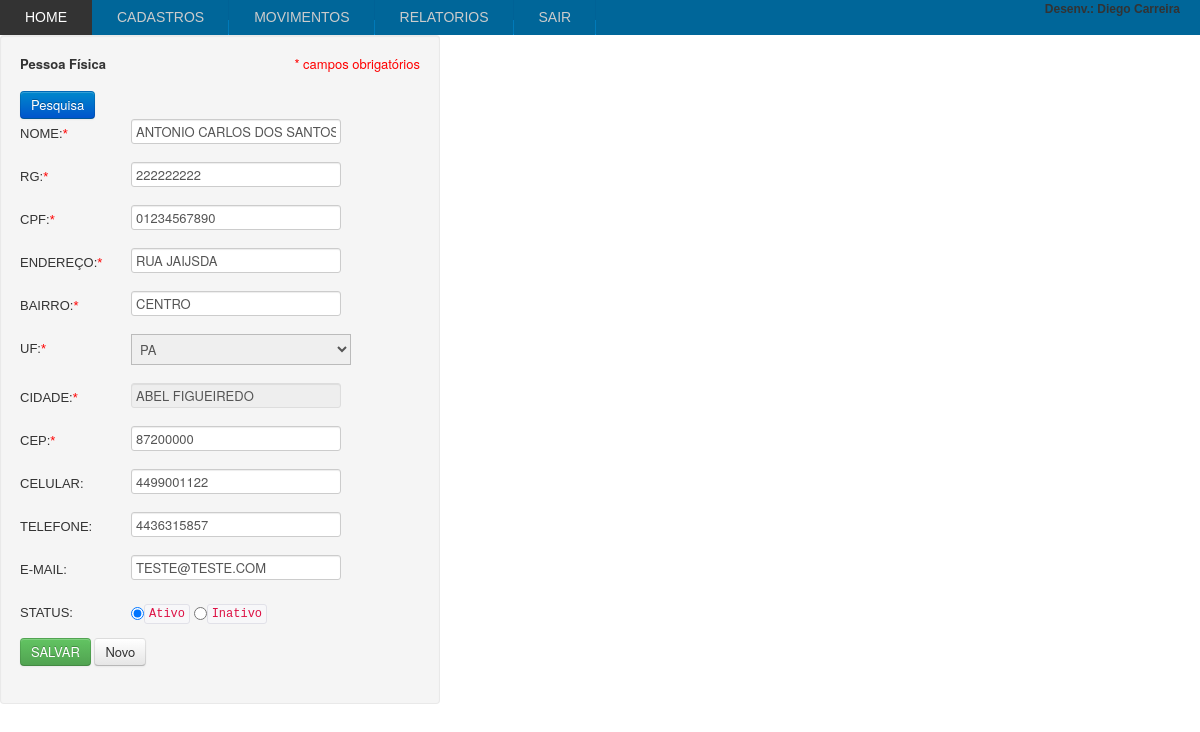
The page /cadastraClienteF.php?id=2 (signed in) on the database its author committed.
### tables this page shows
Create table clifor (
	idclifor Int NOT NULL AUTO_INCREMENT,
	uf Int NOT NULL,
	cidade Int NOT NULL,
	nome Varchar(40),
	ierg Varchar(10),
	cnpjcpf Varchar(15),
	tipo Char(1),
	endereco Varchar(40),
	bairro Varchar(30),
	cep Bigint,
	telefone Bigint,
	celular Bigint,
	email Varchar(30),
	status enum('1','2') NOT NULL default '1',
	razsoc Varchar(40),
	fantasia Varchar(40),
 Primary Key (idclifor));

Create table cidade (
	idcid Int NOT NULL AUTO_INCREMENT,
	nome Varchar(100),
	uf Int NOT NULL,
 Primary Key (idcid));

Create table uf (
	iduf Int NOT NULL AUTO_INCREMENT,
	sigla Char(2),
	descricao Varchar(30),
 Primary Key (iduf));

### cadastraClienteF.php (the view, shortened to what this page needs)
<?php error_reporting(E_ERROR | E_PARSE);
	$nome = '';
	$rg = '';
	$cpf = '';
	$endereco = '';
	$bairro = '';
	$uf = '';
	$nome_cidade = '';
	$cep = '';
	$celular = '';
	$telefone = '';
	$email = '';
	if (isset($_GET['id']) ) {
		$id = (int) $_GET['id'];
		$sql = "select * from clifor where idclifor = '$id'";
		$resultado = mysql_query($sql);
		$linha = mysql_fetch_array($resultado);
		$nome = $linha['nome'];
		$rg = $linha['ierg'];
		$cpf = $linha['cnpjcpf'];
		$endereco = $linha['endereco'];
		$bairro = $linha['bairro'];
		$uf = $linha['uf'];
		$cidade = $linha['cidade'];
		$cep = $linha['cep'];
		$celular = $linha['celular'];
		$telefone = $linha['telefone'];
		$email = $linha['email'];
		$sql_cidade = "select cidade.nome, cidade.idcid, uf.sigla, uf.iduf from cidade,uf
		where cidade.idcid = '$cidade' and uf.iduf = '$uf'" ;
			$resultado_cidade = mysql_query($sql_cidade);
			$linha_cidade = mysql_fetch_array($resultado_cidade);
			 $uf = $linha_cidade['iduf'];
			 $sigla = $linha_cidade['sigla'];
			 $nome_cidade = $linha_cidade['nome'];
	}
			?>
<!DOCTYPE html PUBLIC "-//W3C//DTD XHTML 1.0 Transitional//EN" "http://www.w3.org/TR/xhtml1/DTD/xhtml1-transitional.dtd">
<html xmlns="http://www.w3.org/1999/xhtml">
<head>
<link href="estilo.css" rel="stylesheet" type="text/css" />
<?php include 'links-tb.php'; ?>
</head>
<body onLoad="document.formClienteF.nome.focus()">
<div id="cadastro" class="well" >
	<form name="formClienteF" id="formClienteF"  method="post" action="cadastraClienteF.php" class="" onSubmit="return valida_form(this)"  >
    <fieldset class="">
	<b>Pessoa Física</b>
    <font class="red right">* campos obrigatórios</font>
    <br /><br />
    <a href="pesquisaClienteF.php" class="btn btn-primary" >Pesquisa</a>
	<p>
        <label for="nome">
            Nome:<font class="red">*</font>
        </label>
        <input class="" type="text" name="nome" id="nome" size="40" maxlength="40" value="<?php echo $nome; ?>" alt="valida"  autofocus required/>
    </p>
	<p><label for="rg">
    	RG:<font class="red">*</font>
    </label>
<input class="" type="text"  name="rg" id="rg" size="40" maxlength="9" placeholder="" value="<?php echo $rg; ?>" alt="valida" required/></p>
	<p><label  class="control-label" for="cpf">
    	CPF:<font class="red">*</font>
    </label>
    <input type="text" name="cpf" id="cpf" size="40" maxlength="11" placeholder="apenas os numeros" value="<?php echo $cpf; ?>"  alt="valida" onBlur="verifica_CPF(formClienteF)" required class="control-group alert-error"/></p>
	<p><label for="endereco">
    	Endereço:<font class="red">*</font>
    </label>
    <input type="text" name="endereco" id="endereco" size="40" maxlength="40"  value="<?php echo $endereco; ?>"  alt="valida" required/></p>
	<p><label for="bairro">
    	Bairro:<font class="red">*</font>
    </label>
    <input type="text" name="bairro" id="bairro" size="40" maxlength="30" value="<?php echo $bairro; ?>" alt="valida" required /></p>
	 <p><label for="uf">
     	UF:<font class="red">*</font>
     </label>
    <select name="uf" id="uf" size="1" maxlength="2" alt="valida" onChange="abreJanela(uf.value,form.name)">
            <option value="<?php echo $uf; ?>"><?php echo $sigla; ?></option>
    </select>
    </p>
    <p><label for="cidade">
    	Cidade:<font class="red">*</font>
    </label>
    <input type="text" name="cidade" id="cidade" size="40" maxlength="40" value="<?php echo $nome_cidade; ?>" alt="valida" readonly
    onclick="abreJanela(uf.value,form.name)" required/></p>
	<p><label for="cep">
    	CEP:<font class="red">*</font>
    </label>
    <input type="text" name="cep" id="cep" size="40" maxlength="8" placeholder="apenas os numeros"  value="<?php echo $cep; ?>"
    alt="valida" required/>
    </p>
    <p><label for="celular">Celular:</label>
    <input type="text" name="celular" id="celular" size="40" maxlength="10"  value="<?php echo $celular; ?>" alt="" /></p>
	<p><label for="telefone">Telefone:</label>
    <input type="text" name="telefone" id="telefone" size="40" maxlength="11"  value="<?php echo $telefone; ?>" alt="" /></p>
    </p><label for="email">E-mail:</label>
    <input type="text" name="email" id="email" size="40" maxlength="60" value="<?php echo $email; ?>" alt="" /></p>
    <p><label for="status">Status:</label>
    <input type="radio" name="status" id="status" value="1" checked="checked"  /><code>Ativo</code>
    <input type="radio" name="status" id="status" value="2" /><code>Inativo</code>
    </p>
    <input type="submit"  name="salvar" id="salvar" value="Salvar" class="btn btn-success"/>
    <a href="cadastraClienteF.php" class="btn" >Novo</a>
 </fieldset>
</form>
</div>
</body>
</html>

### estilo.css (style rules this page uses)
body { margin:0px; padding:0px; width:100%; height:100%; }
* { text-decoration:none; }
label { width: 111px; font-family:Verdana, Arial, Helvetica, sans-serif; font-size: 12px; float: left; margin-top: 6px; text-transform:uppercase; }
input { text-transform:uppercase; }
#cadastro { width:400px; }
.red { color:#FF0000; }
.right { float:right; }

### rows shown on the page
clifor: nome "ANTONIO CARLOS DOS SANTOS", rg "222222222", cpf "01234567890", endereco "RUA JAIJSDA", bairro "CENTRO", cep "87200000", celular "4499001122", telefone "4436315857", email "TESTE@TESTE.COM"
cidade: uf "PA", cidade "ABEL FIGUEIREDO"
